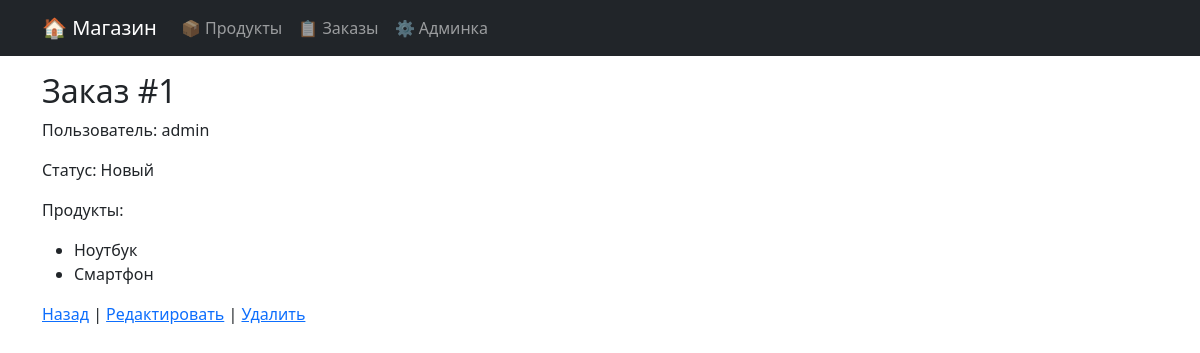
The app's page /shop/orders/1/ with its own data.
### shopapp/models.py (models this page shows, shortened)
class Order(models.Model):
    STATUS_CHOICES = [
        ('NEW', 'Новый'),
        ('IN_PROGRESS', 'В обработке'),
        ('DONE', 'Выполнен'),
    ]
    user = models.ForeignKey(User, on_delete=models.CASCADE, verbose_name="Пользователь")
    status = models.CharField(max_length=20, choices=STATUS_CHOICES, default='NEW', verbose_name="Статус")
    created_at = models.DateTimeField(auto_now_add=True)
    products = models.ManyToManyField(Product, related_name='orders')
    customer_name = models.CharField(max_length=255, verbose_name="ФИО клиента", blank=True, null=True)
    customer_phone = models.CharField(max_length=20, verbose_name="Телефон клиента", blank=True, null=True)

class Product(models.Model):
    name = models.CharField(max_length=100, db_index=True)
    description = models.TextField(blank=True, null=True, db_index=True)
    price = models.DecimalField(max_digits=10, decimal_places=2)
    quantity = models.PositiveIntegerField(default=0)
    created_at = models.DateTimeField(auto_now_add=True)
    is_available = models.BooleanField(default=True)
    created_by = models.ForeignKey(User, on_delete=models.CASCADE, verbose_name="Создатель")

### shopapp/views.py (the view)
# urls.py: path("orders/<int:pk>/", OrderDetailView.as_view(), name="order_detail"),
class OrderDetailView(DetailView):
    model = Order
    template_name = "shopapp/order_detail.html"
    context_object_name = "order"

### templates/shopapp/order_detail.html
{% extends "shopapp/base.html" %}
{% block content %}
    <h2>Заказ #{{ order.pk }}</h2>
    <p>Пользователь: {{ order.user|default:"Аноним" }}</p>
    <p>Статус: {{ order.get_status_display }}</p>
    <p>Продукты:</p>
    <ul>
        {% for product in order.products.all %}
            <li>{{ product.name }}</li>
        {% endfor %}
    </ul>
    <a href="{% url 'shopapp:order_list' %}">Назад</a> |
    <a href="{% url 'shopapp:order_update' order.pk %}">Редактировать</a> |
    <a href="{% url 'shopapp:order_delete' order.pk %}">Удалить</a>
{% endblock %}

### records on screen
Order: pk "1", user "admin", status "Новый"
Product: name "Ноутбук"
Product: name "Смартфон"
